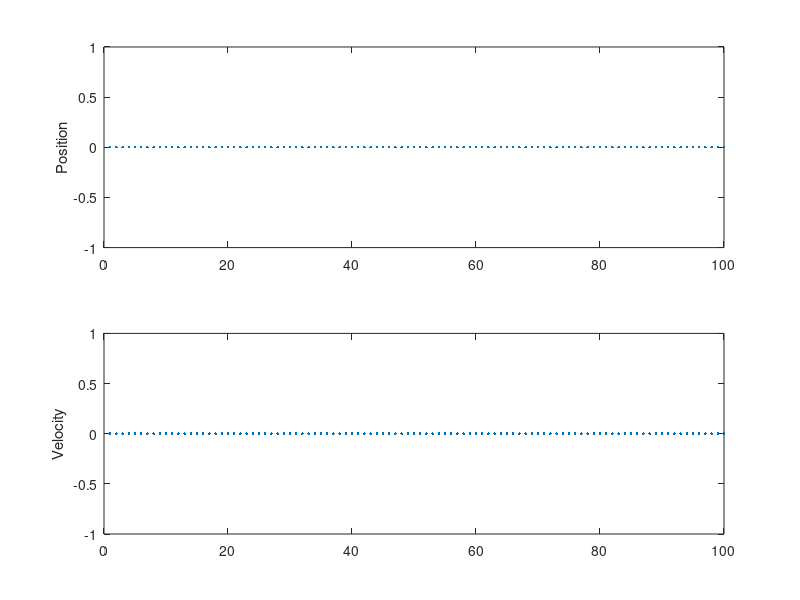

Reproduce this figure in MATLAB. (Note: this script raises an error after producing the figure.)
function Electron1D()
    Nsteps = 200;
    dt = 1e-14; % time step
    q = 1.6e-19; m = 9.1e-31; E = 1e3; % charge, mass, electric field

    % x = zeros(1, Nsteps); % position
    % v = zeros(1, Nsteps); % velocity

    Np = 100; % number of electrons
x = zeros(Np, Nsteps);
v = zeros(Np, Nsteps);


    a = (q * E) / m; % constant acceleration
% 
%     for i = 2:Nsteps
%         % v(i) = v(i-1) + a * dt;
% %======Added
% Pscatter = 0.05; % 5% chance of scattering
% 
% if rand < Pscatter
%     v(i) = 0; % scatter: reset velocity to zero
% else
%     v(i) = v(i-1) + a * dt; % regular update
% end
% 
%         x(i) = x(i-1) + v(i) * dt;
%     end
% %==================
Pscatter = 0.05;

for i = 2:Nsteps
    for n = 1:Np
        if rand < Pscatter
            v(n, i) = 0;
        else
            v(n, i) = v(n, i-1) + a * dt;
        end
        x(n, i) = x(n, i-1) + v(n, i) * dt;
    end
end

    % for i = 1:Nsteps
    %     subplot(2,1,1);
    %     plot(x(1:i), 'b'); ylabel('Position'); hold on;
    %     plot(i, x(i), 'ro'); hold off;
    % 
    %     subplot(2,1,2);
    %     plot(v(1:i), 'r'); ylabel('Velocity'); hold on;
    %     plot(i, v(i), 'bo'); hold off;
    % 
    %     % sgtitle('Electron Motion (No Scattering)');
    %     sgtitle(['Electron Motion | Drift Velocity = ' num2str(driftV, '%.2e') ' m/s']);
    % 
    % 
    %     pause(0.01);
    % end
    driftV = mean(v(:, end));

    for i = 1:Nsteps
    subplot(2,1,1);
    plot(x(:, i), '.'); ylabel('Position');

    subplot(2,1,2);
    plot(v(:, i), '.'); ylabel('Velocity');

    sgtitle(['Electron Motion | Drift Velocity = ' num2str(driftV, '%.2e') ' m/s']);
    pause(0.01);
end

end



% driftV = mean(v);
